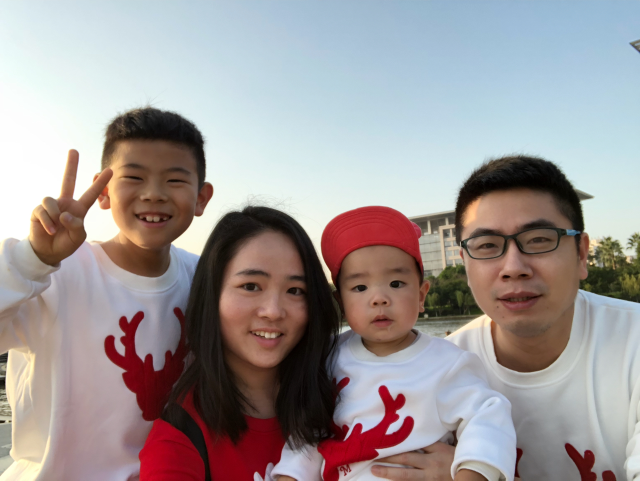
#> input picture 人脸检测与人脸识别/face detection/people.jpg, 1280 x 961 px, found by its file name (shown at 1/2 size)
$ jupyter execute --allow-errors '项目八 人脸检测与人脸识别.ipynb'   (shell and % lines are left out)   (text cells are left out)
#> lines starting #> are read from the running program, lines starting #| are printed output that depends on the picture; after the words box and inside, x2 and y2 are one past the last pixel; in counts of white or black regions, pixels touching at a corner belong together
[cell 1]
# 人脸检测用到
# 人脸识别用到

[cell 2]
#coding:utf-8
import numpy as np
import cv2 as cv
# 加载脸部特征识别器
face_cascade = cv.CascadeClassifier('./cascade_files/haarcascade_frontalface_alt.xml')
# 读取图片
img = cv.imread('./people.jpg')
#> img is the input picture: shape (961, 1280, 3); mean B, G, R 152, 151.6, 159.1

# 将图片转化成灰度
gray = cv.cvtColor(img, cv.COLOR_BGR2GRAY)
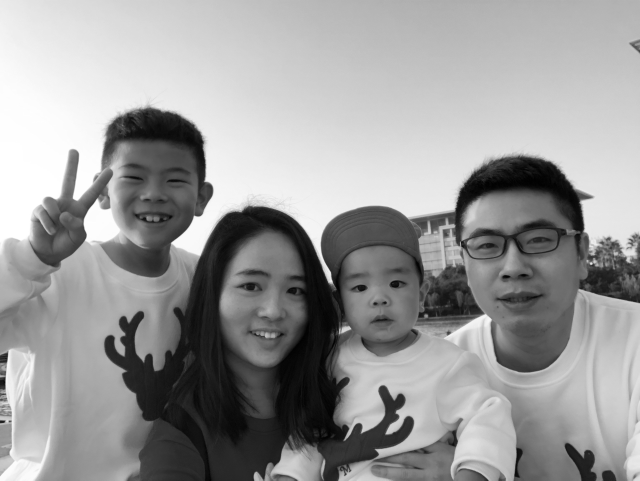
#> gray: shape (961, 1280) (shown at 1/2 size); min 0, max 255, mean 153.9
# 设置特征的检测窗口
faces = face_cascade.detectMultiScale(gray, 1.3, 5)
#> faces = [[216, 288, 183, 183], [670, 500, 179, 179], [424, 489, 229, 229], [881, 371, 294, 294]]
for (x,y,w,h) in faces:
    cv.rectangle(img,(x,y),(x+w,y+h),(255,0,0),2)
#> this loop made 4 passes
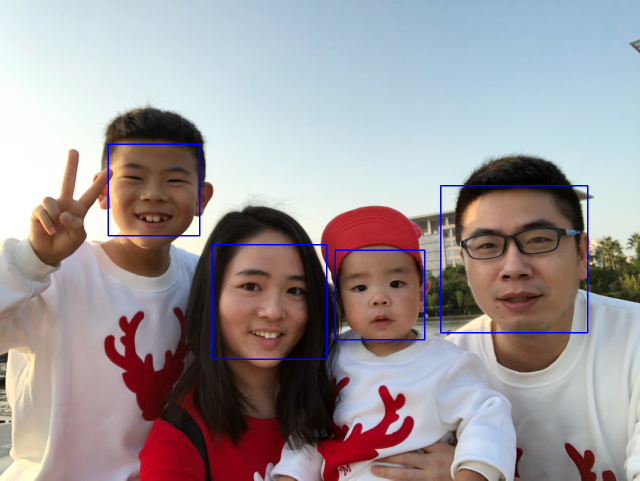
#> img: shape (961, 1280, 3) (shown at 1/2 size); 0.86% of pixels changed, all inside (x1, y1, x2, y2) = (215, 287, 1177, 720)

cv.imshow('Face Detector',img)
cv.waitKey(0)
cv.destroyAllWindows()

[cell 3]
#coding:utf-8
import numpy as np
import cv2 as cv
face_cascade = cv.CascadeClassifier('cascade_files/haarcascade_frontalface_alt.xml')
nose_cascade = cv.CascadeClassifier('cascade_files/haarcascade_mcs_nose.xml')
img = cv.imread('face detection/people.jpg')
gray = cv.cvtColor(img, cv.COLOR_BGR2GRAY)

faces = face_cascade.detectMultiScale(gray, 1.3, 5)
for (x,y,w,h) in faces:
    cv.rectangle(img,(x,y),(x+w,y+h),(255,0,0),2)
    roi_gray = gray[y:y+h, x:x+w]
    roi_color = img[y:y+h, x:x+w]
    noses = nose_cascade.detectMultiScale(roi_gray,1.3,5)
    for (ex,ey,ew,eh) in noses:
        cv.rectangle(roi_color,(ex,ey),(ex+ew,ey+eh),(0,255,0),2)
        break
#> this loop made 4 passes
#> (x, y, w, h, noses) on passes 1 to 4: (216, 288, 183, 183, [[59, 82, 63, 52]]), (670, 500, 179, 179, [[64, 83, 47, 40]]), (424, 489, 229, 229, [[85, 113, 69, 57]]), (881, 371, 294, 294, [[107, 146, 73, 61]])
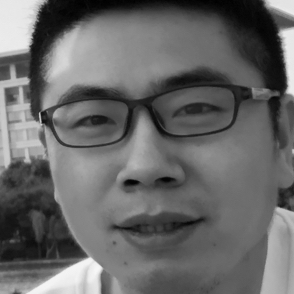
#> roi_gray: shape (294, 294); min 0, max 246, mean 103.7

cv.imshow('Face + Nose Detector...',img)
cv.waitKey(0)
cv.destroyAllWindows()

[cell 4]
#!/usr/bin/Python
# -*- coding: utf-8 -*-
import cv2
import time
# 初始化
cap = cv2.VideoCapture(0)
# 视频绽放大小
scaling_factor = 0.5
#循环摄像，直至点击ESC键
i = 0
while True:
    # 读取一帧
    ret, frame = cap.read()
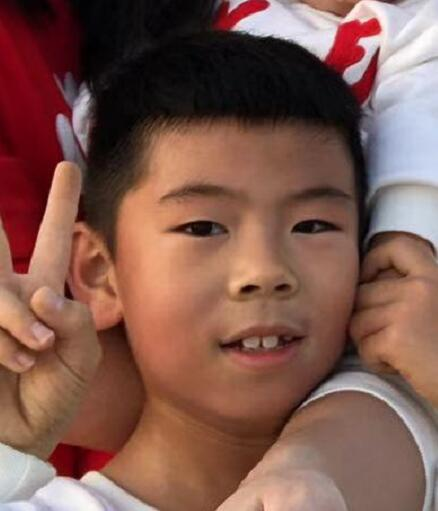
#> input picture 人脸检测与人脸识别/faces_dataset/test/b15.jpg, 438 x 511 px, given in place of the camera
#> frame is the input picture: shape (511, 438, 3); mean B, G, R 78.7, 89.3, 128.2
    #图像大小缩放
    frame = cv2.resize(frame, None, fx=scaling_factor, fy=scaling_factor,
            interpolation=cv2.INTER_AREA)
#> frame: shape (256, 219, 3)
    #显示图像
    cv2.imshow('camera', frame)
    # 获取键盘事件
    c = cv2.waitKey(1)
#> (key Esc is pressed here)
    if c ==ord('s'):
        i = i + 1;
        cv2.imwrite('img' + time.strftime('%m-%d-%S', time.localtime(time.time()))  + str(i) + '.jpg', frame)
    elif c == 27: #ESC
        break
# 释放摄像头
cap.release()
# 关闭窗口
cv2.destroyAllWindows()

[cell 5]
#!/usr/bin/Python
# -*- coding: utf-8 -*-

import cv2
import numpy as np

# Load the face cascade file
face_cascade = cv2.CascadeClassifier('cascade_files/haarcascade_frontalface_alt.xml')

# Check if the face cascade file has been loaded
if face_cascade.empty():
   raise IOError('Unable to load the face cascade classifier xml file')

# Initialize the video capture object
cap = cv2.VideoCapture(0)

# Define the scaling factor
scaling_factor = 0.5

# 点击ESC退出
while True:
    # Capture the current frame and resize it
    ret, frame = cap.read()
    frame = cv2.resize(frame, None, fx=scaling_factor, fy=scaling_factor,
            interpolation=cv2.INTER_AREA)

    # Convert to grayscale
    gray = cv2.cvtColor(frame, cv2.COLOR_BGR2GRAY)
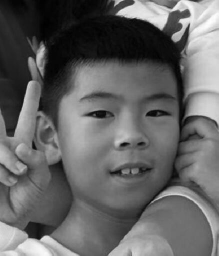
#> gray: shape (256, 219); min 0, max 254, mean 100

    # Run the face detector on the grayscale image
    face_rects = face_cascade.detectMultiScale(gray, 1.3, 5)
#> face_rects = [[54, 56, 144, 144]]

    # Draw rectangles on the image
    for (x,y,w,h) in face_rects:
        cv2.rectangle(frame, (x,y), (x+w,y+h), (255,0,0), 2)
#> this loop made 1 pass
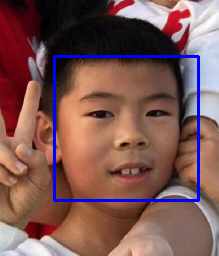
#> frame: shape (256, 219, 3); mean B, G, R 84.8, 87.2, 125.2

    # Display the image
    cv2.imshow('Face Detector-Camera', frame)

    # Check if Esc key has been pressed
    c = cv2.waitKey(1)
#> (key Esc is pressed here)
    if c == 27:
        break

cap.release()
cv2.destroyAllWindows()

[cell 6]
import cv2
import numpy as np

# Load the face cascade file
face_cascade = cv2.CascadeClassifier('cascade_files/haarcascade_frontalface_alt.xml')
nose_cascade = cv2.CascadeClassifier('cascade_files/haarcascade_mcs_nose.xml')

# Check if the face cascade file has been loaded
if face_cascade.empty():
   raise IOError('Unable to load the face cascade classifier xml file')

# Initialize the video capture object
cap = cv2.VideoCapture(0)

# Define the scaling factor
scaling_factor = 0.5

# Loop until you hit the Esc key
while True:
    # Capture the current frame and resize it
    ret, frame = cap.read()
    frame = cv2.resize(frame, None, fx=scaling_factor, fy=scaling_factor,
            interpolation=cv2.INTER_AREA)

    # Convert to grayscale
    gray = cv2.cvtColor(frame, cv2.COLOR_BGR2GRAY)

    # Run the face detector on the grayscale image
    face_rects = face_cascade.detectMultiScale(gray, 1.3, 5)

    # Draw rectangles on the image
    for (x,y,w,h) in face_rects:
        cv2.rectangle(frame, (x,y), (x+w,y+h), (0,255,0), 2)
        roi_gray = gray[y:y + h, x:x + w]
        roi_color = frame[y:y + h, x:x + w]
        noses = nose_cascade.detectMultiScale(roi_gray, 1.3, 5)
        for (ex, ey, ew, eh) in noses:
            cv2.rectangle(roi_color, (ex, ey), (ex + ew, ey + eh), (0, 0, 255), 1)
            break
#> this loop made 1 pass
#> (x, y, w, h, noses) on pass 1: (54, 56, 144, 144, [[53, 65, 47, 39]])
#> frame: shape (256, 219, 3); mean B, G, R 76.6, 94.7, 125.5
#> roi_color: shape (144, 144, 3)
    # Display the image
    cv2.imshow('Face and Nose Detector - Camera', frame)

    # Check if Esc key has been pressed
    c = cv2.waitKey(1)
#> (key Esc is pressed here)
    if c == 27:
        break

# Release the video capture object and close all windows
cap.release()
cv2.destroyAllWindows()

[cell 7]
#!/usr/bin/Python
# -*- coding: utf-8 -*-

import os
import cv2
import numpy as np
from sklearn import preprocessing
import warnings

warnings.filterwarnings("ignore")

# 为图像做标记，并将文字转化为数字，再训练
class LabelEncoder(object):
    # 编码：文字到数字
    def encode_labels(self, label_words):
        self.le = preprocessing.LabelEncoder()
        self.le.fit(label_words)

    # 数字转换成文字
    def word_to_num(self, label_word):
        return int(self.le.transform([label_word])[0])

    # 数学到文字的转换
    def num_to_word(self, label_num):
        return self.le.inverse_transform([label_num])[0]

# 根据路径获取图片
def get_images_and_labels(input_path):
#> called with input_path = 'faces_dataset/train'
    label_words = []

    # 循环读取所有图片
    for root, dirs, files in os.walk(input_path):
        for filename in (x for x in files if x.endswith('.jpg')):
            filepath = os.path.join(root, filename)
            label_words.append(filepath.split('\\')[-2])

    # 编码
    images = []
    le = LabelEncoder()
    le.encode_labels(label_words)
    labels = []

    # Parse the input directory
    for root, dirs, files in os.walk(input_path):
        for filename in (x for x in files if x.endswith('.jpg')):
            filepath = os.path.join(root, filename)

            # 读入灰度图
            image = cv2.imread(filepath, 0)

            # 获取标记
            name = filepath.split('\\')[-2]

            # 检测是否有人脸，并获得人脸数据
            faces = faceCascade.detectMultiScale(image, 1.1, 2, minSize=(100,100))

            # 输入每个人脸
            for (x, y, w, h) in faces:
                images.append(image[y:y+h, x:x+w])
                labels.append(le.word_to_num(name))

    return images, labels, le
#> (the rest of this cell did not finish here and is left out)

[cell 8]
# 模型训练
# print("\n使用训练集对模型进行训练...")
# recognizer.train(images, np.array(labels))
recognizer.save('my_LBPHFaceRecognizer.xml')

[cell 9]
# 读取训练模型
# print('\n读取模型...')
recognizer.read('my_LBPHFaceRecognizer.xml')

#> (a cell that did not finish here is left out)

#> (a cell that did not finish here is left out)

[cell 12]
import os
import cv2
import numpy as np
from sklearn import preprocessing


# 为图像做标记，并将文字转化为数字，再训练
class LabelEncoder(object):
    # 编码：文字到数字
    def encode_labels(self, label_words):
        self.le = preprocessing.LabelEncoder()
        self.le.fit(label_words)

    # 数字转换成文字
    def word_to_num(self, label_word):
        return int(self.le.transform([label_word])[0])

    # 数学到文字的转换
    def num_to_word(self, label_num):
        return self.le.inverse_transform([label_num])[0]


# 根据路径获取图片
def get_images_and_labels(input_path):
#> called with input_path = 'faces_dataset/train'
    label_words = []

    # 循环读取所有图片
    for root, dirs, files in os.walk(input_path):
        for filename in (x for x in files if x.endswith('.jpg')):
            filepath = os.path.join(root, filename)
            label_words.append(filepath.split('\\')[-2])

    # 编码
    images = []
    le = LabelEncoder()
    le.encode_labels(label_words)
    labels = []

    # Parse the input directory
    for root, dirs, files in os.walk(input_path):
        for filename in (x for x in files if x.endswith('.jpg')):
            filepath = os.path.join(root, filename)

            # 读入灰度图
            image = cv2.imread(filepath, 0)

            # 获取标记
            name = filepath.split('\\')[-2]

            # 检测是否有人脸，并获得人脸数据
            faces = face_cascade.detectMultiScale(image, 1.1, 2, minSize=(100, 100))

            # 输入每个人脸
            for (x, y, w, h) in faces:
                images.append(image[y:y + h, x:x + w])
                labels.append(le.word_to_num(name))

    return images, labels, le


#> (the rest of this cell did not finish here and is left out)

[cell 13]
cv2.rectangle(frame, (x, y + h - 30), (x + w, y + h), (0, 0, 255), 2)
#> frame: shape (256, 219, 3); mean B, G, R 76.2, 91.3, 129.3
#> (the rest of this cell did not finish here and is left out)

[cell 14]
#coding:utf-8
import numpy as np
import cv2 as cv
face_cascade = cv.CascadeClassifier('cascade_files/haarcascade_frontalface_alt.xml')
smile_cascade = cv.CascadeClassifier('cascade_files/haarcascade_smile.xml')
eye_cascade = cv.CascadeClassifier('cascade_files/haarcascade_eye.xml')
img = cv.imread('people.jpg')
gray = cv.cvtColor(img, cv.COLOR_BGR2GRAY)

faces = face_cascade.detectMultiScale(gray, 1.3, 5)
for (x,y,w,h) in faces:
    cv.rectangle(img,(x,y),(x+w,y+h),(255,0,0),2)
    roi_gray = gray[y:y+h, x:x+w]
    roi_color = img[y:y+h, x:x+w]
    eyes= eye_cascade.detectMultiScale(roi_gray,1.6,5)
    for (ex,ey,ew,eh) in eyes:
        cv.rectangle(roi_color,(ex,ey),(ex+ew,ey+eh),(0,255,0),2)
    smile = smile_cascade.detectMultiScale(roi_gray,1.5,5)
    for (ex,ey,ew,eh) in smile:
        cv.rectangle(roi_color,(ex,ey),(ex+ew,ey+eh),(0,0,255),2)
        break
#> this loop made 4 passes
#> (x, y, w, h, eyes, smile) on passes 1 to 3: (216, 288, 183, 183, [[40, 122, 51, 51]], [[99, 51, 81, 40], [51, 130, 81, 40], [30, 111, 122, 61]]), (670, 500, 179, 179, [[96, 40, 51, 51], [22, 47, 51, 51]], [[55, 134, 81, 40]]), (424, 489, 229, 229, [[50, 59, 51, 51], [138, 68, 51, 51], [33, 45, 82, 82]], [[99, 71, 36, 18], [50, 147, 122, 61]])
#> (x, y, w, h, smile) on pass 4: (881, 371, 294, 294, [[140, 90, 122, 61], [23, 101, 122, 61], [89, 191, 122, 61]])
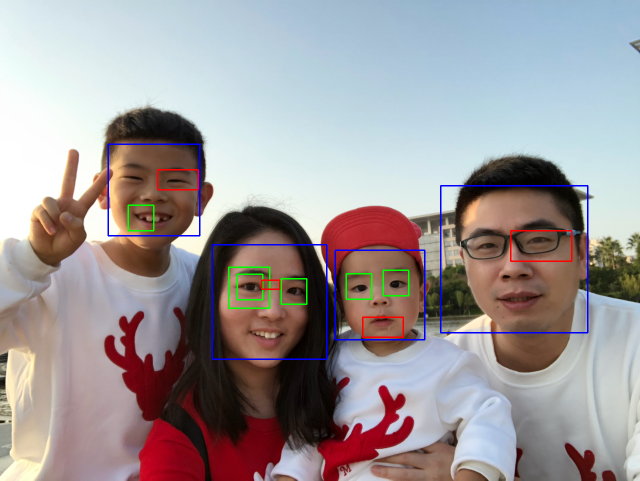
#> img: shape (961, 1280, 3) (shown at 1/2 size); 1.42% of pixels changed, all inside (x1, y1, x2, y2) = (215, 287, 1177, 720)
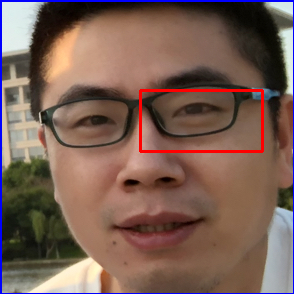
#> roi_color: shape (294, 294, 3); mean B, G, R 84.5, 94.9, 121.5

cv.imshow('Eyes and Smile Detector...',img)
cv.waitKey(0)
cv.destroyAllWindows()

[cell 15]
import cv2
import numpy as np

# Load the face cascade file
face_cascade = cv2.CascadeClassifier('cascade_files/haarcascade_frontalface_alt.xml')
smile_cascade = cv2.CascadeClassifier('cascade_files/haarcascade_smile.xml')
# Check if the face cascade file has been loaded
if face_cascade.empty():
	raise IOError('Unable to load the face cascade classifier xml file')

# Initialize the video capture object
cap = cv2.VideoCapture(0)

# Define the scaling factor
scaling_factor = 0.5

# Loop until you hit the Esc key
while True:
    # Capture the current frame and resize it
    ret, frame = cap.read()
    frame = cv2.resize(frame, None, fx=scaling_factor, fy=scaling_factor,
            interpolation=cv2.INTER_AREA)

    # Convert to grayscale
    gray = cv2.cvtColor(frame, cv2.COLOR_BGR2GRAY)

    # Run the face detector on the grayscale image
    face_rects = face_cascade.detectMultiScale(gray, 1.3, 5)

    # Draw rectangles on the image
    for (x,y,w,h) in face_rects:
        cv2.rectangle(frame, (x,y), (x+w,y+h), (0,255,0), 2)
        roi_gray = gray[y:y + h, x:x + w]
        roi_color = frame[y:y + h, x:x + w]
        smile_rects = smile_cascade.detectMultiScale(roi_gray)
        for (sx,sy,sw,sh) in smile_rects:
            cv2.rectangle(roi_color, (sx,sy), (sx+sw,sy+sh), (255,0,0), 2)
            break
#> this loop made 1 pass
#> (x, y, w, h, smile_rects) on pass 1: (54, 56, 144, 144, [[36, 96, 76, 38], [81, 42, 51, 25]])
#> frame: shape (256, 219, 3); mean B, G, R 79.2, 94, 123.5
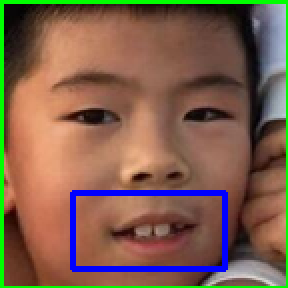
#> roi_color: shape (144, 144, 3) (shown 2 times larger); mean B, G, R 77.4, 96.1, 125.9

    # Display the image
    cv2.imshow('Smile Detector', frame)

    # Check if Esc key has been pressed
    c = cv2.waitKey(1)
#> (key Esc is pressed here)
    if c == 27:
        break

# Release the video capture object and close all windows
cap.release()
cv2.destroyAllWindows()

[cell 16]
import cv2
import numpy as np

# Load the face cascade file
face_cascade = cv2.CascadeClassifier('cascade_files/haarcascade_frontalface_alt.xml')
eye_cascade = cv2.CascadeClassifier('cascade_files/haarcascade_eye.xml')
# Check if the face cascade file has been loaded
if face_cascade.empty():
	raise IOError('Unable to load the face cascade classifier xml file')

# Initialize the video capture object
cap = cv2.VideoCapture(0)

# Define the scaling factor
scaling_factor = 0.5

# Loop until you hit the Esc key
while True:
    # Capture the current frame and resize it
    ret, frame = cap.read()
    frame = cv2.resize(frame, None, fx=scaling_factor, fy=scaling_factor,
            interpolation=cv2.INTER_AREA)

    # Convert to grayscale
    gray = cv2.cvtColor(frame, cv2.COLOR_BGR2GRAY)

    # Run the face detector on the grayscale image
    face_rects = face_cascade.detectMultiScale(gray, 1.3, 5)

    # Draw rectangles on the image
    for (x,y,w,h) in face_rects:
        cv2.rectangle(frame, (x,y), (x+w,y+h), (0,255,0), 2)
        roi_gray = gray[y:y + h, x:x + w]
        roi_color = frame[y:y + h, x:x + w]
        eye_rects = eye_cascade.detectMultiScale(roi_gray)
        for (sx,sy,sw,sh) in eye_rects:
            cv2.rectangle(roi_color, (sx,sy), (sx+sw,sy+sh), (255,0,0), 2)
            break
#> this loop made 1 pass
#> (x, y, w, h, eye_rects) on pass 1: (54, 56, 144, 144, [[77, 76, 21, 21], [79, 37, 40, 40], [21, 32, 49, 49]])
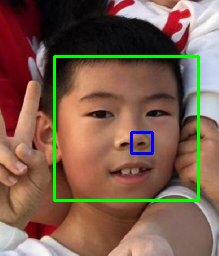
#> frame: shape (256, 219, 3); mean B, G, R 77.7, 94.6, 124.6

    # Display the image
    cv2.imshow('Eye Detector', frame)

    # Check if Esc key has been pressed
    c = cv2.waitKey(1)
#> (key Esc is pressed here)
    if c == 27:
        break

# Release the video capture object and close all windows
cap.release()
cv2.destroyAllWindows()
